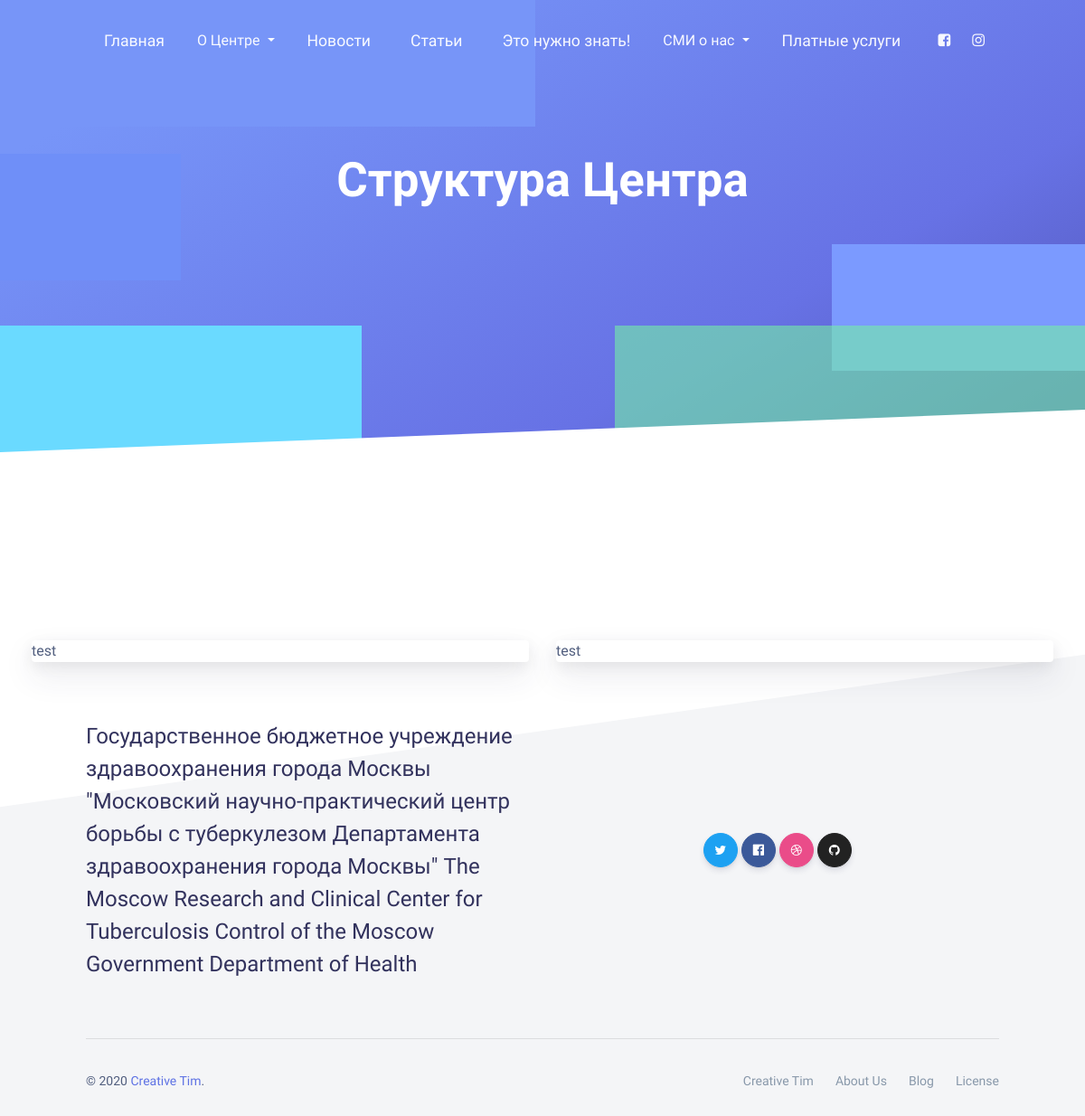
/structure/, run on an earlier commit of the app's database.
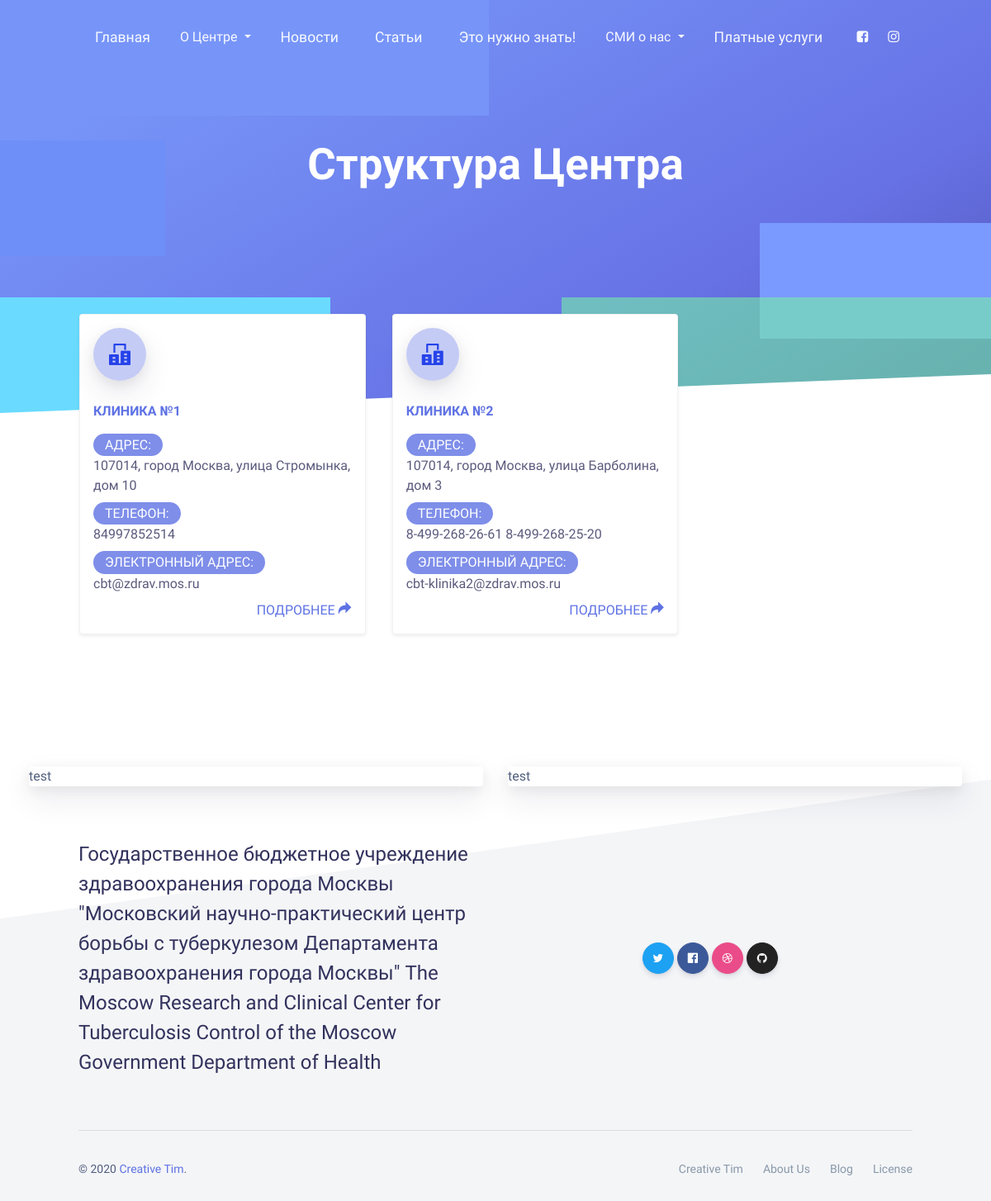
And on a later commit of the database.
### structure/models.py (models this page shows, shortened)
class Branches(models.Model):
    name = models.CharField(max_length=250, verbose_name='Наименование')
    address = models.TextField(blank=True, verbose_name='Адрес')
    phones = models.TextField(verbose_name='Телефоны')
    email = models.EmailField(verbose_name='E-mail')
    content = models.TextField(blank=True, verbose_name='Контент')
    class Meta:
        verbose_name = 'Филиал'
        verbose_name_plural = 'Филиалы'

### structure/views.py (the view)
def index(request):
    branches = Branches.objects.all()
    context = {
        'branches': branches,
        'title': 'Структура Центра',
    }
    return render(request, 'structure/index.html', context=context)

### structure/templates/structure/index.html (shortened to what this page needs)
{% extends 'base.html' %}
{% block content %}
<div class="wrapper">
    <div class="section section-hero section-shaped">
      <div class="shape shape-style-3 shape-default">
        <span class="span-150"></span>
        <span class="span-50"></span>
        <span class="span-50"></span>
        <span class="span-75"></span>
        <span class="span-100"></span>
      </div>
      <div class="page-header">
        <div class="container shape-container d-flex align-items-center py-lg">
          <div class="col px-0">
            <div class="row align-items-center justify-content-center">
              <div class="col-lg-6 text-center">
                <h1 class="text-white display-1">{{ title }}</h1>
              </div>
            </div>
          </div>
        </div>
      </div>
      <div class="separator separator-bottom separator-skew zindex-100">
        <svg x="0" y="0" viewBox="0 0 2560 100" preserveAspectRatio="none" version="1.1" xmlns="http://www.w3.org/2000/svg">
          <polygon class="fill-white" points="2560 0 2560 100 0 100"></polygon>
        </svg>
      </div>
    </div>
       <section class="section">
      <div class="container">
        <div class="mt--200">
        <div class="row">
            {% for i in branches %}
                <div class="col-md-4 card shadow-sm py-3 px-3 info m-3">
                    <div class="icon icon-lg icon-shape icon-shape-primary shadow rounded-circle">
                        <i class="ni ni-building"></i>
                    </div>
                    <h6 class="info-title text-uppercase text-primary">{{ i.name}}</h6>
                    <div class="description opacity-8">
                        <span class="badge badge-pill badge-primary text-uppercase">Адрес:</span>
                        <h6>{{ i.address}}</h6>
                        <span class="badge badge-pill badge-primary text-uppercase">Телефон:</span><br>
                        <h6>{{ i.phones }}</h6>
                        <span class="badge badge-pill badge-primary text-uppercase">Электронный адрес:</span>
                        <h6>{{ i.email}}</h6>
                    </div>
                    <a href="#" class="text-right text-primary">ПОДРОБНЕЕ
                        <i class="ni ni-curved-next text-primary"></i>
                    </a>
                </div>
            {% endfor %}
        </div>
        </div>
      </div>
    </section>
</div>
{% endblock %}

### templates/base.html (shortened to what this page needs)
{% load static %}
<!doctype html>
<html lang="ru">
<head>
  <link href="https://use.fontawesome.com/releases/v5.0.6/css/all.css" rel="stylesheet">
  <link href="{% static 'assets/css/nucleo-icons.css'%}" rel="stylesheet" />
  <link href="{% static 'assets/css/nucleo-svg.css'%}" rel="stylesheet" />
  <link href="{% static 'assets/css/font-awesome.css'%}" rel="stylesheet" />
  <link href="{% static 'assets/css/nucleo-svg.css'%}" rel="stylesheet" />
  <link rel="stylesheet" href="https://cdnjs.cloudflare.com/ajax/libs/normalize/5.0.0/normalize.min.css">
  <link rel="stylesheet" href="https://unpkg.com/aos@2.3.0/dist/aos.css">
  <link rel="stylesheet" href="https://cdnjs.cloudflare.com/ajax/libs/OwlCarousel2/2.3.4/assets/owl.carousel.min.css">
  <link rel="stylesheet" href="https://cdnjs.cloudflare.com/ajax/libs/OwlCarousel2/2.3.4/assets/owl.theme.default.min.css">
  <link rel="stylesheet" href="https://cdnjs.cloudflare.com/ajax/libs/fancybox/3.5.7/jquery.fancybox.min.css">
  <link href="{% static 'assets/css/argon-design-system.css'%}" rel="stylesheet" />
  <link href="{% static 'assets/css/main.css'%}" rel="stylesheet" />
</head>
<body class="index-page">
    {% include 'inc/_navbar.html' %}
{% block content %}{% endblock %}
      <footer class="footer has-cards">
    <div class="container container-lg">
      <div class="row">
        <div class="col-md-6 mb-5 mb-md-0">
          <div class="card card-lift--hover shadow border-0">
            test
          </div>
        </div>
        <div class="col-md-6 mb-5 mb-lg-0">
          <div class="card card-lift--hover shadow border-0">
            test
          </div>
        </div>
      </div>
    </div>
    <div class="container">
      <div class="row row-grid align-items-center my-md">
        <div class="col-lg-6">
          <h4 class="mb-0 font-weight-light">Государственное бюджетное учреждение здравоохранения города Москвы "Московский научно-практический центр борьбы с туберкулезом Департамента здравоохранения города Москвы"
The Moscow Research and Clinical Center for Tuberculosis Control of the Moscow Government Department of Health</h4>
        </div>
        <div class="col-lg-6 text-lg-center btn-wrapper">
          <button target="_blank" href="https://twitter.com/creativetim" rel="nofollow" class="btn btn-icon-only btn-twitter rounded-circle" data-toggle="tooltip" data-original-title="Follow us">
            <span class="btn-inner--icon"><i class="fa fa-twitter"></i></span>
          </button>
          <button target="_blank" href="https://www.facebook.com/CreativeTim/" rel="nofollow" class="btn-icon-only rounded-circle btn btn-facebook" data-toggle="tooltip" data-original-title="Like us">
            <span class="btn-inner--icon"><i class="fab fa-facebook"></i></span>
          </button>
          <button target="_blank" href="https://dribbble.com/creativetim" rel="nofollow" class="btn btn-icon-only btn-dribbble rounded-circle" data-toggle="tooltip" data-original-title="Follow us">
            <span class="btn-inner--icon"><i class="fa fa-dribbble"></i></span>
          </button>
          <button target="_blank" href="https://github.com/creativetimofficial" rel="nofollow" class="btn btn-icon-only btn-github rounded-circle" data-toggle="tooltip" data-original-title="Star on Github">
            <span class="btn-inner--icon"><i class="fa fa-github"></i></span>
          </button>
        </div>
      </div>
      <hr>
      <div class="row align-items-center justify-content-md-between">
        <div class="col-md-6">
          <div class="copyright">
            &copy; 2020 <a href="" target="_blank">Creative Tim</a>.
          </div>
        </div>
        <div class="col-md-6">
          <ul class="nav nav-footer justify-content-end">
            <li class="nav-item">
              <a href="" class="nav-link" target="_blank">Creative Tim</a>
            </li>
            <li class="nav-item">
              <a href="" class="nav-link" target="_blank">About Us</a>
            </li>
            <li class="nav-item">
              <a href="" class="nav-link" target="_blank">Blog</a>
            </li>
            <li class="nav-item">
              <a href="" class="nav-link" target="_blank">License</a>
            </li>
          </ul>
        </div>
      </div>
    </div>
  </footer>
</body>
</html>

### templates/inc/_navbar.html (shortened to what this page needs)
  <nav id="navbar-main" class="navbar navbar-main navbar-expand-lg navbar-transparent navbar-light headroom">
    <div class="container">
      <div class="navbar-collapse collapse" id="navbar_global">
        <ul class="navbar-nav navbar-nav-hover align-items-lg-center">
            <li class="nav-item">
            <a href="/" class="nav-link" role="button">
              <span class="nav-link-inner--text">Главная</span>
            </a>
          </li>
          <li class="nav-item dropdown">
            <a class="nav-link nav-link-icon dropdown-toggle" href="javascript:;" id="navbar-default_dropdown_1" role="button" data-toggle="dropdown" aria-haspopup="true" aria-expanded="false">
              <span class="nav-link-inner--text">О Центре</span>
            </a>
          </li>
          <li class="nav-item">
            <a href="#" class="nav-link" data-toggle="dropdown" role="button">
              <span class="nav-link-inner--text">Новости</span>
            </a>
          </li>
          <li class="nav-item">
            <a href="{% url 'articles' %}" class="nav-link" role="button">
              <span class="nav-link-inner--text">Статьи</span>
            </a>
          </li>
          <li class="nav-item">
            <a href="#" class="nav-link" data-toggle="dropdown" role="button">
              <span class="nav-link-inner--text">Это нужно знать!</span>
            </a>
          </li>
          <li class="nav-item dropdown">
            <a class="nav-link nav-link-icon dropdown-toggle" href="javascript:;" id="navbar-default_dropdown_1" role="button" data-toggle="dropdown" aria-haspopup="true" aria-expanded="false">
              <span class="nav-link-inner--text">СМИ о нас</span>
            </a>
          </li>
          <li class="nav-item">
            <a href="#" class="nav-link" data-toggle="dropdown" href="#" role="button">
              <span class="nav-link-inner--text">Платные услуги</span>
            </a>
          </li>
        </ul>
        <ul class="navbar-nav align-items-lg-center ml-lg-auto">
          <li class="nav-item">
            <a class="nav-link nav-link-icon" href="https://www.facebook.com/CreativeTim/" target="_blank" data-toggle="tooltip" title="Like us on Facebook">
              <i class="fa fa-facebook-square"></i>
            </a>
          </li>
          <li class="nav-item">
            <a class="nav-link nav-link-icon" href="https://www.instagram.com/creativetimofficial" target="_blank" data-toggle="tooltip" title="Follow us on Instagram">
              <i class="fa fa-instagram"></i>
            </a>
          </li>
        </ul>
      </div>
    </div>
  </nav>

### static/assets/css/nucleo-svg.css (style rules this page uses)
.icon { display: inline-block; color: #111111; height: 1em; width: 1em; }
.icon-lg { height: 1.6em; width: 1.6em; }
.icon { fill: currentColor; stroke: none; }

### static/assets/css/main.css (style rules this page uses)
.badge { font-size: 16px !important; }

What changed in the data, as far as the page shows it:
added Branches: name "КЛИНИКА №1", address "107014, город Москва, улица Стромынка, дом 10", phones "84997852514", email "cbt@zdrav.mos.ru"
added Branches: name "КЛИНИКА №2", address "107014, город Москва, улица Барболина, дом 3", phones "8-499-268-26-61 8-499-268-25-20", email "cbt-klinika2@zdrav.mos.ru"
